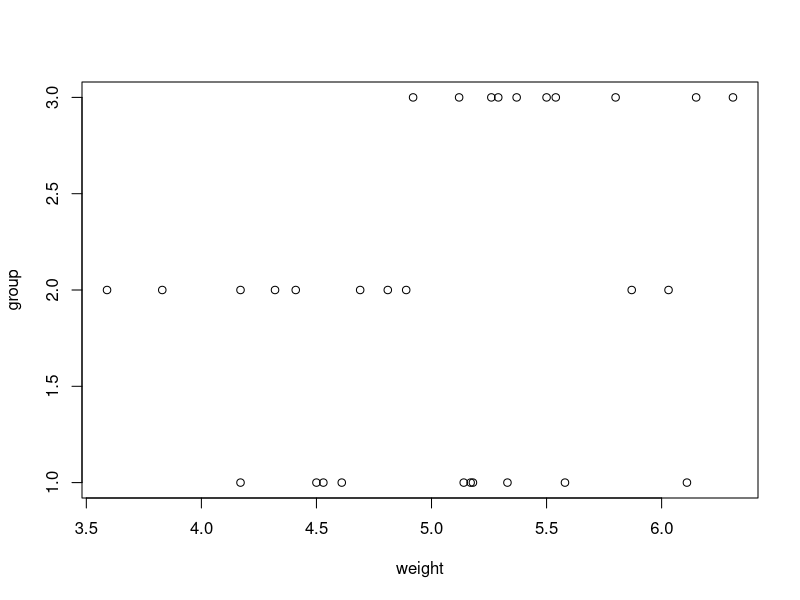
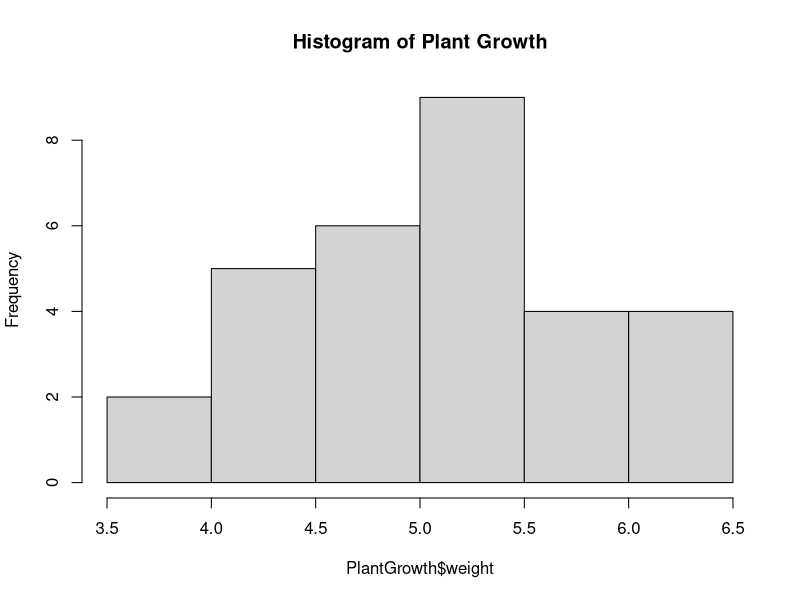

Here is the R script that generated these plots, in order:
## ---- chunk 1
summary(PlantGrowth)
plot(PlantGrowth)
hist(PlantGrowth$weight, main="Histogram of Plant Growth")
